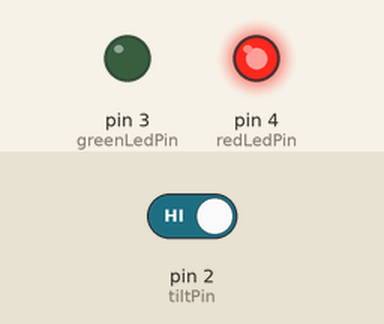
Simulated run of this sketch. Board: Arduino Uno, built with avr-gcc and run on an emulated ATmega328P. Shown: output pins drawn as LEDs (lit = HIGH). The inputs (shaded band) are chosen by the test bench; at power-on: pin 2 (tiltPin) HIGH. What the sketch prints to the serial monitor is not drawn.

Above: at 1.2 s.
1.3 s: pin 2 (tiltPin) driven LOW
At 1.9 s:
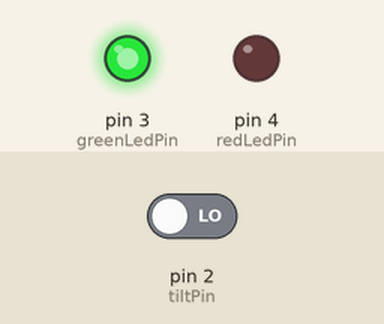
2.8 s: pin 2 (tiltPin) driven HIGH
At 4.2 s:
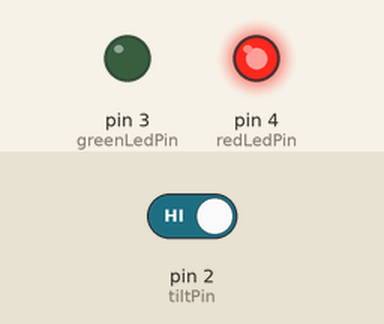
Timing chart, 0 to 5.8 s (numbered marks = the images above; inputs shaded):
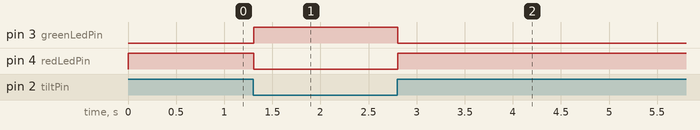

The sketch:

tiltSwitch.ino
```cpp
int tiltPin=2;
int greenLedPin=3;
int redLedPin=4;

int tiltVal;
void setup() {
  pinMode(tiltPin,INPUT);
  pinMode(greenLedPin,OUTPUT);
  pinMode(redLedPin,OUTPUT);
  digitalWrite(tiltPin,HIGH);
  Serial.begin(9600);
}

void loop() {
  tiltVal=digitalRead(tiltPin);
  Serial.println(tiltVal);
  if (tiltVal==0){
    digitalWrite(greenLedPin,HIGH);
    digitalWrite(redLedPin,LOW);
  }
  if (tiltVal==1){
    digitalWrite(redLedPin,HIGH);
    digitalWrite(greenLedPin,LOW);
  }

}
```

Measured:
- after the input at 1.3 s, pin 3 (greenLedPin): LOW → HIGH at once; pin 4 (redLedPin): HIGH → LOW at once
- after the input at 2.8 s, pin 3 (greenLedPin): HIGH → LOW at once; pin 4 (redLedPin): LOW → HIGH at once
